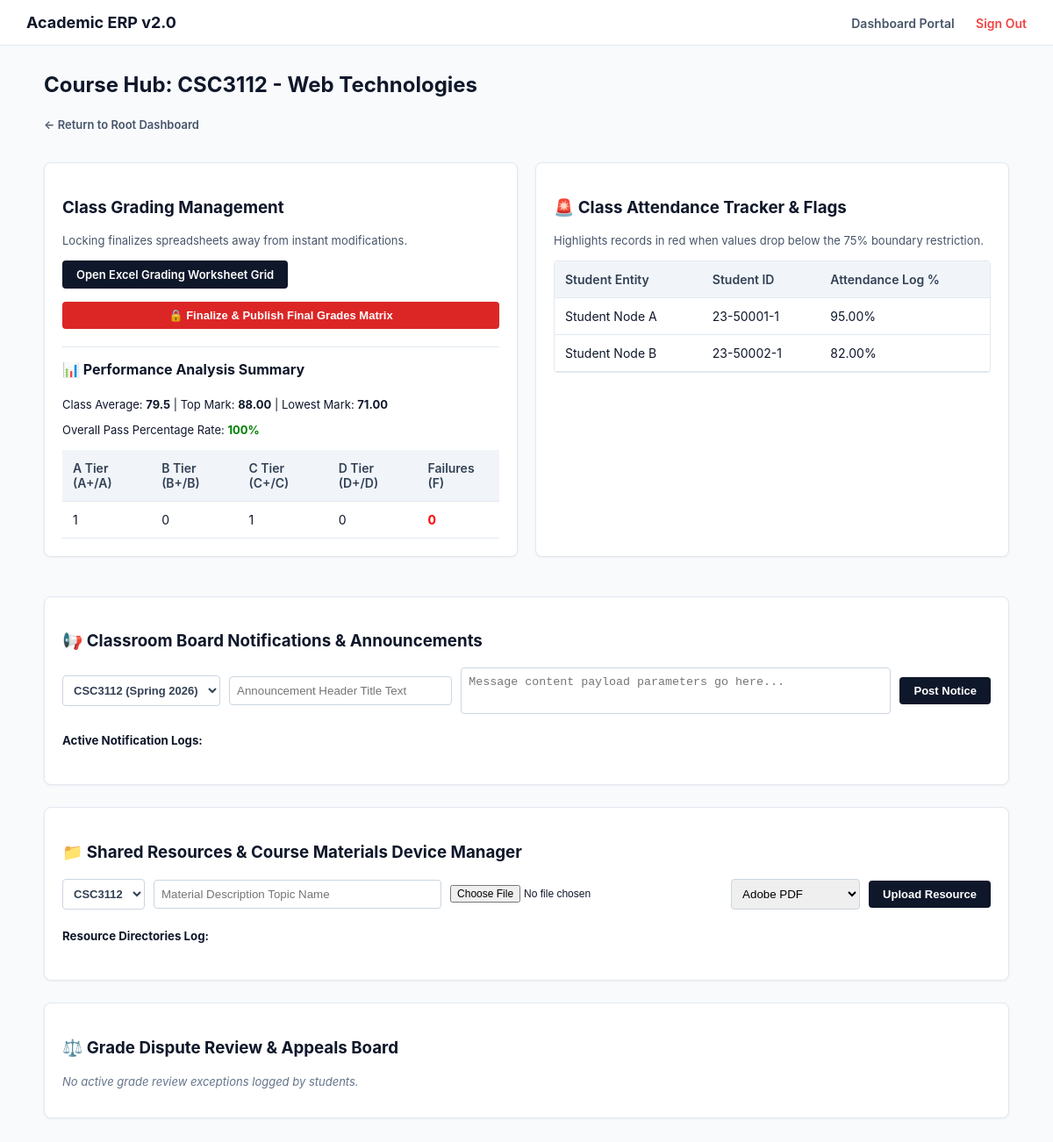
The app's page /index.php?action=course_manage&course_id=1 (signed in) with its own data.
### tables this page shows
CREATE TABLE IF NOT EXISTS courses (
    id INT AUTO_INCREMENT PRIMARY KEY,
    program_id INT NOT NULL,
    semester_id INT NOT NULL,
    faculty_id INT,
    code VARCHAR(50) NOT NULL,
    title VARCHAR(255) NOT NULL,
    credit_hours INT NOT NULL,
    max_seats INT NOT NULL,
    status ENUM('open', 'closed', 'completed') DEFAULT 'open',
    FOREIGN KEY (program_id) REFERENCES programs(id),
    FOREIGN KEY (semester_id) REFERENCES semesters(id),
    FOREIGN KEY (faculty_id) REFERENCES faculty(id) ON DELETE SET NULL
);

CREATE TABLE IF NOT EXISTS enrollments (
    id INT AUTO_INCREMENT PRIMARY KEY,
    student_id INT NOT NULL,
    course_id INT NOT NULL,
    enrolled_at TIMESTAMP DEFAULT CURRENT_TIMESTAMP,
    status ENUM('active', 'dropped', 'completed') DEFAULT 'active',
    FOREIGN KEY (student_id) REFERENCES students(id) ON DELETE CASCADE,
    FOREIGN KEY (course_id) REFERENCES courses(id) ON DELETE CASCADE,
    UNIQUE KEY unique_enrollment (student_id, course_id)
);

CREATE TABLE IF NOT EXISTS users (
    id INT AUTO_INCREMENT PRIMARY KEY,
    name VARCHAR(255) NOT NULL,
    email VARCHAR(255) NOT NULL UNIQUE,
    password_hash VARCHAR(255) NOT NULL,
    phone VARCHAR(20),
    role ENUM('student', 'faculty', 'head', 'admin') NOT NULL,
    profile_pic VARCHAR(255),
    is_active BOOLEAN DEFAULT TRUE,
    created_at TIMESTAMP DEFAULT CURRENT_TIMESTAMP
);

CREATE TABLE IF NOT EXISTS students (
    id INT AUTO_INCREMENT PRIMARY KEY,
    user_id INT NOT NULL UNIQUE,
    student_id_number VARCHAR(50) NOT NULL UNIQUE,
    program_id INT NOT NULL,
    current_semester INT DEFAULT 1,
    admission_date DATE,
    academic_status ENUM('good_standing', 'probation', 'dismissed') DEFAULT 'good_standing',
    cgpa DECIMAL(4,2) DEFAULT 0.00,
    FOREIGN KEY (user_id) REFERENCES users(id) ON DELETE CASCADE,
    FOREIGN KEY (program_id) REFERENCES programs(id)
);

### controllers/FacultyController.php (called while the page is built, shortened)
<?php
require_once __DIR__ . '/../models/FacultyModel.php';
class FacultyController {
    private $model;
    private $faculty_id;
    public function __construct($conn) {
        $this->model = new FacultyModel($conn);
        $this->faculty_id = isset($_SESSION['user_id']) ? $_SESSION['user_id'] : 0;
    }
    public function showCourseManagement() {
        $course_id = intval($_GET['course_id']);
        $course = $this->model->getCourseDetails($course_id, $this->faculty_id);
        $students = $this->model->getCourseStudents($course_id);
        $appeals = $this->model->getAppeals($course_id);
        $distribution = $this->model->getGradeDistribution($course_id);
        $all_courses = $this->model->getAssignedCourses($this->faculty_id);
        include __DIR__ . '/../views/templates/header.php';
        include __DIR__ . '/../views/course_manage.php';
        include __DIR__ . '/../views/templates/footer.php';
    }
}
?>

### models/FacultyModel.php (called while the page is built, shortened)
<?php
class FacultyModel {
    private $db;
    public function __construct($conn) { $this->db = $conn; }
    public function getAssignedCourses($user_id) {
        $stmt = $this->db->prepare("SELECT c.*, s.name as semester, s.grade_submission_deadline, COUNT(e.id) as student_count, IFNULL(MAX(ge.is_published), 0) as grade_status
            FROM courses c
            JOIN faculty f ON c.faculty_id = f.id
            JOIN semesters s ON c.semester_id = s.id
            LEFT JOIN enrollments e ON c.id = e.course_id AND e.status = 'active'
            LEFT JOIN grade_entries ge ON e.id = ge.enrollment_id
            WHERE f.user_id = ? GROUP BY c.id");
        $stmt->bind_param("i", $user_id);
        $stmt->execute();
        return $stmt->get_result()->fetch_all(MYSQLI_ASSOC);
    }
    public function getCourseDetails($course_id, $user_id) {
        $stmt = $this->db->prepare("SELECT c.*, s.grade_submission_deadline FROM courses c JOIN faculty f ON c.faculty_id = f.id JOIN semesters s ON c.semester_id = s.id WHERE c.id = ? AND f.user_id = ?");
        $stmt->bind_param("ii", $course_id, $user_id);
        $stmt->execute();
        return $stmt->get_result()->fetch_assoc();
    }
    public function getCourseStudents($course_id) {
        $stmt = $this->db->prepare("SELECT e.id as enrollment_id, u.name as student_name, s.student_id_number, IFNULL(ge.ct_mark,0) as ct_mark, IFNULL(ge.mid_mark,0) as mid_mark, IFNULL(ge.final_mark,0) as final_mark, IFNULL(ge.attendance_pct,0) as attendance_pct, IFNULL(ge.total_mark,0) as total_mark, IFNULL(ge.letter_grade,'-') as letter_grade, IFNULL(ge.is_published,0) as is_published
            FROM enrollments e
            JOIN students s ON e.student_id = s.id
            JOIN users u ON s.user_id = u.id
            LEFT JOIN grade_entries ge ON e.id = ge.enrollment_id
            WHERE e.course_id = ? AND e.status = 'active'");
        $stmt->bind_param("i", $course_id);
        $stmt->execute();
        return $stmt->get_result()->fetch_all(MYSQLI_ASSOC);
    }
    public function getGradeDistribution($course_id) {
        $stmt = $this->db->prepare("SELECT AVG(ge.total_mark) as avg_mark, MAX(ge.total_mark) as max_mark, MIN(ge.total_mark) as min_mark,
            SUM(CASE WHEN ge.letter_grade != 'F' THEN 1 ELSE 0 END) * 100 / COUNT(e.id) as pass_rate,
            SUM(CASE WHEN ge.letter_grade IN ('A+', 'A') THEN 1 ELSE 0 END) as count_A,
            SUM(CASE WHEN ge.letter_grade LIKE 'B%' THEN 1 ELSE 0 END) as count_B,
            SUM(CASE WHEN ge.letter_grade LIKE 'C%' THEN 1 ELSE 0 END) as count_C,
            SUM(CASE WHEN ge.letter_grade LIKE 'D%' THEN 1 ELSE 0 END) as count_D,
            SUM(CASE WHEN ge.letter_grade = 'F' THEN 1 ELSE 0 END) as count_F
            FROM enrollments e JOIN grade_entries ge ON e.id = ge.enrollment_id WHERE e.course_id = ? AND e.status = 'active'");
        $stmt->bind_param("i", $course_id);
        $stmt->execute();
        return $stmt->get_result()->fetch_assoc();
    }
}
?>

### views/course_manage.php (the view, shortened to what this page needs)
<h2>Course Hub: <?php echo htmlspecialchars($course['code']); ?> - <?php echo htmlspecialchars($course['title']); ?></h2>
<a href="index.php?action=faculty_dashboard" class="hub-header">← Return to Root Dashboard</a>
<div class="grid-half">
    <div class="card">
        <h3>Class Grading Management</h3>
        <p class="stat-sub">Locking finalizes spreadsheets away from instant modifications.</p>
        <a class="btn" href="index.php?action=faculty_grades&course_id=<?php echo $course['id']; ?>" style="margin-bottom:15px;">Open Excel Grading Worksheet Grid</a>
        <form action="index.php?action=publish_grades" method="POST" onsubmit="return confirm('Lock spreadsheet records? Edits post-publishing require Board approval.');">
            <button type="submit" class="btn" style="background:#dc2626; width:100%;">🔒 Finalize & Publish Final Grades Matrix</button>
        </form>
        <h4 style="margin-top:20px; border-top:1px solid #e2e8f0; padding-top:15px;">📊 Performance Analysis Summary</h4>
        <p style="font-size:13px;">Class Average: <strong><?php echo round($distribution['avg_mark'] ?? 0, 2); ?></strong> | Top Mark: <strong><?php echo $distribution['max_mark'] ?? 0; ?></strong> | Lowest Mark: <strong><?php echo $distribution['min_mark'] ?? 0; ?></strong></p>
        <p style="font-size:13px;">Overall Pass Percentage Rate: <strong style="color:green;"><?php echo round($distribution['pass_rate'] ?? 0, 1); ?>%</strong></p>
        <table class="distribution-table">
            <thead>
                <tr style="background:#f8fafc;">
                    <th>A Tier (A+/A)</th>
                    <th>B Tier (B+/B)</th>
                    <th>C Tier (C+/C)</th>
                    <th>D Tier (D+/D)</th>
                    <th>Failures (F)</th>
                </tr>
            </thead>
            <tbody>
                <tr>
                    <td><?php echo $distribution['count_A'] ?? 0; ?></td>
                    <td><?php echo $distribution['count_B'] ?? 0; ?></td>
                    <td><?php echo $distribution['count_C'] ?? 0; ?></td>
                    <td><?php echo $distribution['count_D'] ?? 0; ?></td>
                    <td style="color:red; font-weight:bold;"><?php echo $distribution['count_F'] ?? 0; ?></td>
                </tr>
            </tbody>
        </table>
    </div>
    <div class="card">
        <h3>🚨 Class Attendance Tracker & Flags</h3>
        <p class="stat-sub">Highlights records in red when values drop below the 75% boundary restriction.</p>
        <div class="attendance-scroll">
            <table style="margin-top:0;">
                <thead>
                    <tr><th>Student Entity</th><th>Student ID</th><th>Attendance Log %</th></tr>
                </thead>
                <tbody>
                    <?php foreach ($students as $s): ?>
                    <tr class="<?php echo ($s['attendance_pct'] < 75) ? 'flagged-row' : ''; ?>">
                        <td><?php echo htmlspecialchars($s['student_name']); ?></td>
                        <td><?php echo htmlspecialchars($s['student_id_number']); ?></td>
                        <td>
                            <?php echo $s['attendance_pct']; ?>%
                        </td>
                    </tr>
                    <?php endforeach; ?>
                </tbody>
            </table>
        </div>
    </div>
</div>
<div class="card" style="margin-top:20px;">
    <h3>📢 Classroom Board Notifications & Announcements</h3>
    <form action="index.php?action=add_announcement" method="POST" class="flex-form">
        <select name="course_id" required style="padding:8px; border:1px solid #cbd5e1; border-radius:4px; font-size:13px; font-weight:600; color:#334155; background:#fff;">
            <?php foreach ($all_courses as $ac): ?>
                <option value="<?php echo $ac['id']; ?>" <?php echo ($ac['id'] == $course['id']) ? 'selected' : ''; ?>>
                    <?php echo htmlspecialchars($ac['code'] . ' (' . $ac['semester'] . ')'); ?>
                </option>
            <?php endforeach; ?>
        </select>
        <input type="text" name="title" placeholder="Announcement Header Title Text" required>
        <textarea name="body" placeholder="Message content payload parameters go here..." required></textarea>
        <button type="submit" class="btn">Post Notice</button>
    </form>
    <h5>Active Notification Logs:</h5>
</div>
<div class="card">
    <h3>📁 Shared Resources & Course Materials Device Manager</h3>
    <form action="index.php?action=add_material" method="POST" enctype="multipart/form-data" class="flex-form">
        <select name="course_id" required style="padding:8px; border:1px solid #cbd5e1; border-radius:4px; font-size:13px; font-weight:600; color:#334155; background:#fff;">
            <?php foreach ($all_courses as $ac): ?>
                <option value="<?php echo $ac['id']; ?>" <?php echo ($ac['id'] == $course['id']) ? 'selected' : ''; ?>>
                    <?php echo htmlspecialchars($ac['code']); ?>
                </option>
            <?php endforeach; ?>
        </select>
        <input type="text" name="title" placeholder="Material Description Topic Name" required style="flex:1;">
        <input type="file" name="material_file" required style="flex:1; font-size:12px;">
        <select name="material_type" style="padding:8px; border:1px solid #cbd5e1; border-radius:4px;">
            <option value="PDF">Adobe PDF</option>
        </select>
        <button type="submit" class="btn">Upload Resource</button>
    </form>
    <h5>Resource Directories Log:</h5>
</div>
<div class="card">
    <h3>⚖️ Grade Dispute Review & Appeals Board</h3>
    <?php if (empty($appeals)): ?><p style="font-size:13px; color:#64748b; font-style:italic;">No active grade review exceptions logged by students.</p><?php endif; ?>
</div>

### assets/css/global.css (style rules this page uses)
body { font-family: -apple-system, BlinkMacSystemFont, "Segoe UI", Roboto, sans-serif; background-color: #f8fafc; color: #0f172a; margin: 0; padding: 0; }
.card { background: #fff; border: 1px solid #e2e8f0; border-radius: 8px; padding: 20px; margin-bottom: 25px; box-shadow: 0 1px 3px rgba(0,0,0,0.05); }
table { width: 100%; border-collapse: collapse; margin-top: 15px; }
th, td { padding: 12px; text-align: left; border-bottom: 1px solid #e2e8f0; font-size: 14px; }
th { background-color: #f1f5f9; font-weight: 600; color: #334155; }
.btn { background: #0f172a; color: white; padding: 8px 16px; border: none; border-radius: 4px; cursor: pointer; text-decoration: none; font-size: 13px; font-weight: 600; display: inline-block; transition: background 0.2s; }

### assets/css/course_manage.css (style rules this page uses)
.hub-header { text-decoration: none; font-size: 13px; color: #475569; font-weight: 600; display: inline-block; margin-bottom: 15px; }
.grid-half { display: grid; grid-template-columns: 1fr 1fr; gap: 20px; margin-top: 20px; }
.stat-sub { font-size: 13px; color: #475569; margin-bottom: 15px; }
.distribution-table { width: 100%; font-size: 11px; text-align: center; margin-top: 15px; }
.attendance-scroll { max-height: 245px; overflow-y: auto; border: 1px solid #e2e8f0; border-radius: 4px; }
.flex-form { display: flex; gap: 10px; margin-bottom: 15px; align-items: center; }
.flex-form input[type="text"] { flex: 1; padding: 8px; border: 1px solid #cbd5e1; border-radius: 4px; }
.flex-form textarea { flex: 2; padding: 8px; border: 1px solid #cbd5e1; border-radius: 4px; height: 35px; resize: none; }

### records on screen
courses: code "CSC3112", title "Web Technologies"
enrollments: users.name "Student Node A", student.student_id_number "23-50001-1", attendance_pct "95.00"
enrollments: users.name "Student Node B", student.student_id_number "23-50002-1", attendance_pct "82.00"

### other values on screen
$distribution['avg_mark'] "79.5"
$distribution['max_mark'] "88.00"
$distribution['min_mark'] "71.00"
$distribution['pass_rate'] "100"
$distribution['count_A'] "1"
$distribution['count_B'] "0"
$distribution['count_C'] "1"
$distribution['count_D'] "0"
$distribution['count_F'] "0"
form field course_id "CSC3112 (Spring 2026)"
form field course_id "CSC3112"
